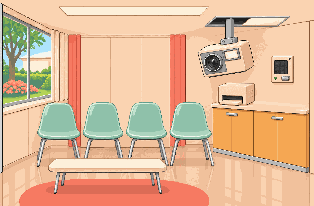
#> input picture review/chapter-01-batch05-2026-11-15/assets/A-album-removed.png, 314 x 206 px, given in place of foyer-single-door-v03.png, which was not available
$ python build_revision.py
#> lines starting #> are read from the running program, lines starting #| are printed output that depends on the picture; after the words box and inside, x2 and y2 are one past the last pixel; in counts of white or black regions, pixels touching at a corner belong together
"""Local pixel edit: move existing station forward; add rug-covered floor hatch."""
from pathlib import Path
from PIL import Image, ImageDraw, ImageChops
import json,hashlib,subprocess
HERE=Path(__file__).resolve().parent
BATCH=HERE.parent
ROOT=HERE.parents[2]
BASE='review/chapter-01-batch04-2026-11-15/door-continuity-v01/candidates/foyer-single-door-v03.png'
def sha(p): return hashlib.sha256(p.read_bytes()).hexdigest()
def build():
 base=Image.open(ROOT/BASE).convert('RGB')
#> base is the input picture: PIL image 314x206 RGB; mean R, G, B 223.6, 184.9, 151.7
 old=Image.open(BATCH/'assets/B-plant-adoption.png').convert('RGBA')
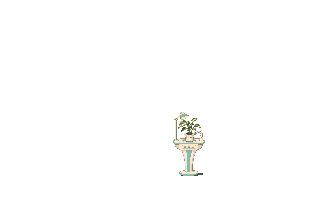
#> input picture review/chapter-01-batch05-2026-11-15/assets/B-plant-adoption.png, 314 x 206 px
#> old is the input picture: PIL image 314x206 RGBA; mean R, G, B, A 2.8, 2.8, 2.4, 3.8
 # Reuse the original isolated render, preserving the plant, lamp, nozzle and pedestal design.
 source=BATCH/'sources/B-plant-pedestal-render.png'
 obj=Image.open(source).convert('RGBA'); alpha=obj.getchannel('A').point(lambda a:255 if a>=240 else 0)
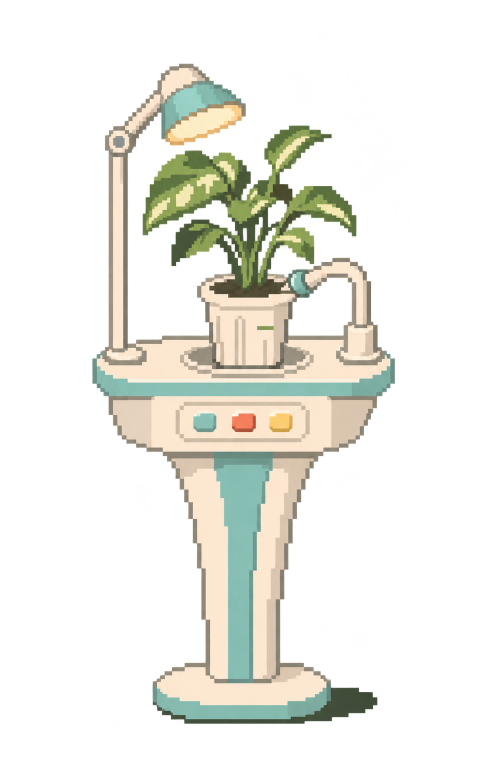
#> input picture review/chapter-01-batch05-2026-11-15/sources/B-plant-pedestal-render.png, 1007 x 1561 px (shown at 1/2 size)
#> in build, obj is the input picture: PIL image 1007x1561 RGBA; mean R, G, B, A 48.8, 49.3, 41.2, 61.8
#> after `alpha = obj.getchannel('A').point(lambda a: 255 if a >= 240 else 0)`:
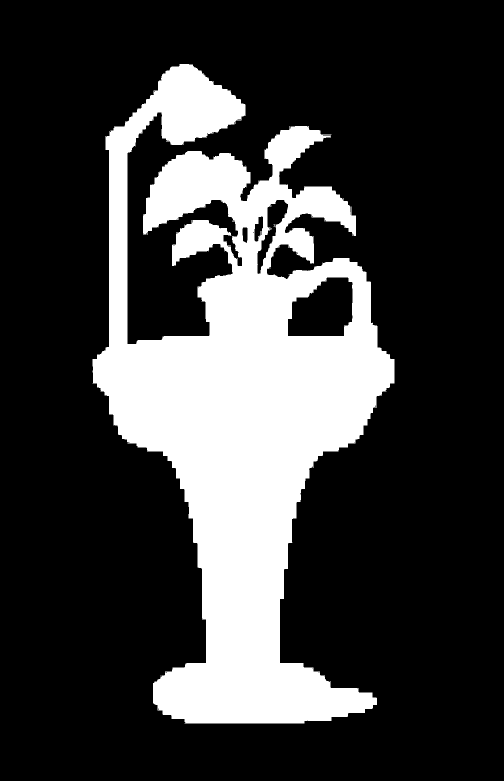
#> alpha: PIL image 1007x1561 L (shown at 1/2 size); 23.9% white; 9 white regions (8 under 20 px), largest, box (x1, y1, x2, y2) and area: (185, 128, 789, 1447) 375761
 obj.putalpha(alpha); obj=obj.crop(alpha.getbbox()).resize((40,80),Image.Resampling.NEAREST)
 a=obj.getchannel('A'); obj=obj.convert('RGB').quantize(colors=24,method=Image.Quantize.MEDIANCUT,dither=Image.Dither.NONE).convert('RGB'); obj.putalpha(a)
#> after `a = obj.getchannel('A')`:
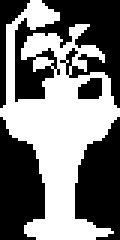
#> a: PIL image 40x80 L (shown 3 times larger); 47.1% white; 1 white region, box (x1, y1, x2, y2) and area: (0, 0, 40, 80) 1507
#> after `obj.putalpha(a)`:
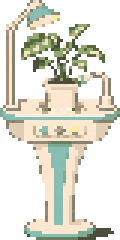
#> obj: PIL image 40x80 RGBA (shown 3 times larger); mean R, G, B, A 97.3, 96.8, 83.3, 120.1; transparent parts drawn white
 obj.putdata([(r,g,b,255) if a else (0,0,0,0) for r,g,b,a in obj.getdata()])
 overlay=Image.new('RGBA',(314,206),(0,0,0,0)); d=ImageDraw.Draw(overlay)
#> after `overlay = Image.new('RGBA', (314, 206), (0, 0, 0, 0))`: overlay: PIL image 314x206 RGBA; every value is 0
 # A carpet-faced hinged lid and a shallow, perspective-correct floor well, wholly in the rug.
 rug=base.getpixel((180,200)); trim=(205,199,175,255); dark=(76,73,61,255)
#> after `rug = base.getpixel((180, 200))`: rug = (246, 122, 98)
 opening=[(175,189),(203,189),(214,199),(163,199)]
 d.polygon([(173,188),(205,188),(217,201),(160,201)],fill=trim)
 d.polygon(opening,fill=dark)
 d.line([(163,199),(214,199)],fill=(240,222,186,255),width=1)
 # Small lid leans back on its rear hinge; its top is the same coral carpet as the rug.
 d.polygon([(174,182),(202,182),(205,188),(172,188)],fill=(132,85,65,255))
 d.polygon([(175,182),(201,182),(203,186),(174,186)],fill=(*rug,255))
 d.line([(174,187),(204,187)],fill=(242,171,132,255),width=1)
 d.line([(176,189),(202,189)],fill=(216,205,178,255),width=1)
 # Station is 25% larger in both axes and its foot is now near y=193, over the rug hatch.
 overlay.paste(obj,(168,114),obj.getchannel('A'))
 overlay.save(HERE/'B-plant-adoption-v02.png')
 allowed=Image.new('L',(314,206)); ad=ImageDraw.Draw(allowed); ad.rectangle((168,114,207,193),fill=255); ad.polygon([(174,182),(202,182),(205,188),(217,201),(160,201),(172,188)],fill=255)
#> after `allowed = Image.new('L', (314, 206))`: allowed: PIL image 314x206 L; every value is 0
 # The station shadow at lower right is confined to the full sprite rectangle.
 alpha=overlay.getchannel('A'); assert ImageChops.subtract(alpha,allowed).getbbox() is None
#> after `alpha = overlay.getchannel('A')`:
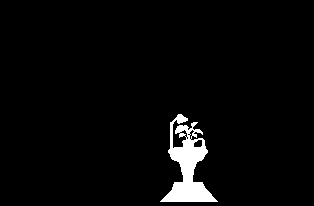
#> alpha: PIL image 314x206 L; 3.3% white; 1 white region, box (x1, y1, x2, y2) and area: (160, 114, 218, 202) 2110
 assert set(alpha.getdata())<={0,255}
 assert all((r,g,b)==(0,0,0) for r,g,b,a in overlay.getdata() if not a)
 comp=Image.alpha_composite(base.convert('RGBA'),overlay).convert('RGB')
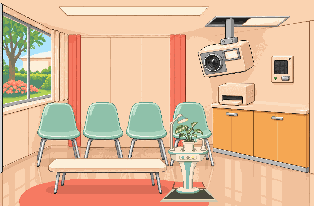
#> comp: PIL image 314x206 RGB; mean R, G, B 222.3, 185.1, 152
 previous=Image.alpha_composite(base.convert('RGBA'),old).convert('RGB')
 mask=Image.new('L',base.size); mask.putdata([255 if x!=y else 0 for x,y in zip(base.getdata(),comp.getdata())])
#> after `mask.putdata([255 if x != y else 0 for x, y in zip(base.getdata(), com`: mask: PIL image 314x206 L; 3.2% white; 1 white region, box (x1, y1, x2, y2) and area: (160, 114, 218, 202) 2071
 assert ImageChops.subtract(mask,allowed).getbbox() is None
 # Every floor-well corner (including trim) sits on the original coral rug.
 for xy in [(173,188),(205,188),(217,201),(160,201)]:
  r,g,b=base.getpixel(xy); assert r>g*1.3 and r>b*1.3,(xy,(r,g,b))
#> this loop made 2 passes
#> (r, g, b) on passes 1 to 2: (246, 122, 98), (241, 193, 156)
 allowed.save(HERE/'allowed-mask.png'); mask.save(HERE/'difference-mask.png')
 for n,im in [('original-foyer',base),('previous',previous),('revised',comp)]:
  im.save(HERE/f'{n}-native.png'); big=im.resize((1256,824),Image.Resampling.NEAREST); big.save(HERE/f'{n}-4x.png')
  assert ImageChops.difference(big,im.resize((1256,824),Image.Resampling.NEAREST)).getbbox() is None
 pair=Image.new('RGB',(628,206)); pair.paste(previous); pair.paste(comp,(314,0)); pair.save(HERE/'comparison-native.png'); pair.resize((2512,824),Image.Resampling.NEAREST).save(HERE/'comparison-4x.png')
 tracked=subprocess.check_output(['git','ls-tree','-r','--name-only','5d1db9865fba0d51de8839d22f16410fee54bae8'],cwd=ROOT,text=True).splitlines()
 pngs=[p for p in tracked if p.endswith('.png')]
 for p in pngs:
  prior=subprocess.check_output(['git','rev-parse',f'5d1db9865fba0d51de8839d22f16410fee54bae8:{p}'],cwd=ROOT,text=True).strip()
  current=subprocess.check_output(['git','hash-object',str(ROOT/p)],cwd=ROOT,text=True).strip(); assert prior==current,p
 report={'status':'generated','supersedes_for_review':'../assets/B-plant-adoption.png','source':BASE,'source_sha256':sha(ROOT/BASE),'isolated_render_sha256':sha(source),'previous_overlay_sha256':sha(BATCH/'assets/B-plant-adoption.png'),'candidate_sha256':sha(HERE/'B-plant-adoption-v02.png'),'size':[314,206],'mode':'RGBA','station_size':[40,80],'station_origin':[168,114],'previous_station_size':[32,64],'scale_increase':'25% each axis','allowed_bbox':allowed.getbbox(),'changed_pixels':sum(p==255 for p in mask.getdata()),'outside_region_changes':0,'binary_alpha':True,'hidden_rgb_zero':True,'floor_hatch_corners_on_original_rug':True,'exact_4x':True,'prior_pngs_byte_identical':len(pngs)}
 (HERE/'qa.json').write_text(json.dumps(report,indent=2)+'\n'); print(json.dumps(report,indent=2))
#> (the run stopped early here; a loop or call above may not have finished)
